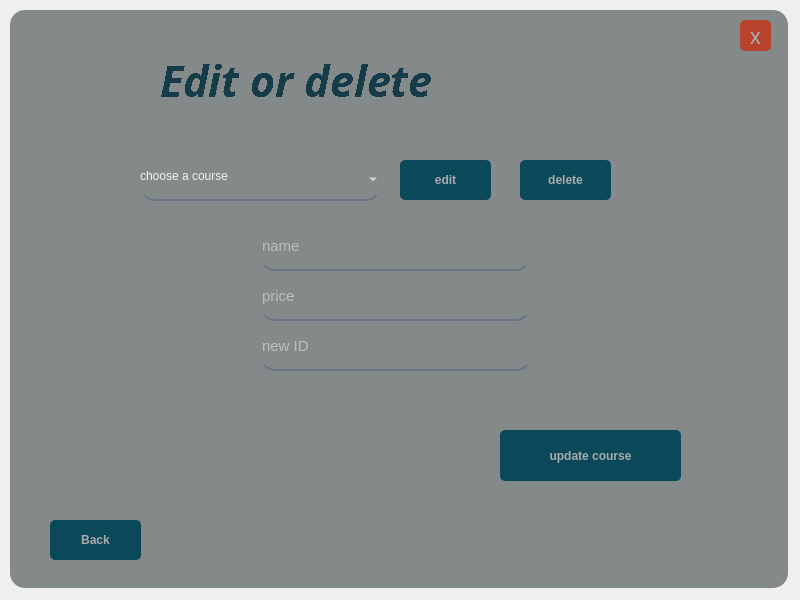
<?xml version="1.0" encoding="UTF-8"?>
<ui version="4.0">
 <class>MainWindow</class>
 <widget class="QMainWindow" name="MainWindow">
  <property name="geometry">
   <rect>
    <x>0</x>
    <y>0</y>
    <width>800</width>
    <height>600</height>
   </rect>
  </property>
  <property name="windowTitle">
   <string>MainWindow</string>
  </property>
  <widget class="QWidget" name="centralwidget">
   <widget class="QFrame" name="frame">
    <property name="geometry">
     <rect>
      <x>10</x>
      <y>10</y>
      <width>778</width>
      <height>578</height>
     </rect>
    </property>
    <property name="styleSheet">
     <string notr="true">background-color: rgb(164, 171, 172);
border-radius:15px;</string>
    </property>
    <property name="frameShape">
     <enum>QFrame::StyledPanel</enum>
    </property>
    <property name="frameShadow">
     <enum>QFrame::Raised</enum>
    </property>
    <widget class="QLabel" name="DarkShade">
     <property name="enabled">
      <bool>true</bool>
     </property>
     <property name="geometry">
      <rect>
       <x>0</x>
       <y>0</y>
       <width>778</width>
       <height>578</height>
      </rect>
     </property>
     <property name="styleSheet">
      <string notr="true">background-color:rgba(0,0,0,50);
border-radius:15px;
</string>
     </property>
     <property name="text">
      <string/>
     </property>
    </widget>
    <widget class="QPushButton" name="exit_button">
     <property name="geometry">
      <rect>
       <x>730</x>
       <y>10</y>
       <width>31</width>
       <height>31</height>
      </rect>
     </property>
     <property name="font">
      <font>
       <family>Stencil</family>
       <pointsize>16</pointsize>
      </font>
     </property>
     <property name="styleSheet">
      <string notr="true">QPushButton#exit_button{
	background-color:rgb(184, 67, 44);
	border-radius:5px;
color:rgb(170, 170, 170);
}
QPushButton#exit_button:hover{	
	background-color: qlineargradient(spread:pad, x1:0.99, y1:1, x2:0, y2:0, stop:0.119403 rgba(136, 48, 33, 255), stop:0.791045 rgba(37, 44, 38, 255));
	border-radius:5px;
color:rgb(170, 170, 170);
}
QPushButton#exit_button:pressed{
	padding-left:5px;
padding-top:5px;
	background-color: qlineargradient(spread:pad, x1:0.99, y1:1, x2:0, y2:0, stop:0.119403 rgba(4, 29, 36, 255), stop:0.791045 rgba(37, 44, 38, 255));
	border-radius:5px;
color:rgb(170, 170, 170);
}


</string>
     </property>
     <property name="text">
      <string>x</string>
     </property>
    </widget>
    <widget class="QLabel" name="Program_name">
     <property name="geometry">
      <rect>
       <x>150</x>
       <y>-10</y>
       <width>481</width>
       <height>161</height>
      </rect>
     </property>
     <property name="font">
      <font>
       <family>Cascadia Code ExtraLight</family>
       <pointsize>32</pointsize>
       <weight>75</weight>
       <italic>true</italic>
       <bold>true</bold>
       <underline>false</underline>
       <strikeout>false</strikeout>
       <stylestrategy>NoAntialias</stylestrategy>
       <kerning>true</kerning>
      </font>
     </property>
     <property name="styleSheet">
      <string notr="true">color:rgb(22, 60, 73);
background:none;</string>
     </property>
     <property name="text">
      <string>Edit or delete</string>
     </property>
    </widget>
    <widget class="QPushButton" name="BackButton">
     <property name="geometry">
      <rect>
       <x>40</x>
       <y>510</y>
       <width>91</width>
       <height>40</height>
      </rect>
     </property>
     <property name="maximumSize">
      <size>
       <width>100</width>
       <height>40</height>
      </size>
     </property>
     <property name="font">
      <font>
       <pointsize>9</pointsize>
       <weight>75</weight>
       <bold>true</bold>
      </font>
     </property>
     <property name="styleSheet">
      <string notr="true">QPushButton#BackButton{
	
	
	background-color: rgb(11, 72, 89);
	border-radius:5px;
color:rgb(170, 170, 170);
}
QPushButton#BackButton:hover{	
	background-color: qlineargradient(spread:pad, x1:0.99, y1:1, x2:0, y2:0, stop:0.119403 rgba(19, 122, 150, 255), stop:0.791045 rgba(37, 44, 38, 255));
	border-radius:5px;
color:rgb(170, 170, 170);
}
QPushButton#BackButton:pressed{
	padding-left:5px;
padding-top:5px;
	background-color: qlineargradient(spread:pad, x1:0.99, y1:1, x2:0, y2:0, stop:0.119403 rgba(4, 29, 36, 255), stop:0.791045 rgba(37, 44, 38, 255));
	border-radius:5px;
color:rgb(170, 170, 170);
}

</string>
     </property>
     <property name="text">
      <string>Back</string>
     </property>
    </widget>
    <widget class="QPushButton" name="edit_Button">
     <property name="geometry">
      <rect>
       <x>390</x>
       <y>150</y>
       <width>91</width>
       <height>40</height>
      </rect>
     </property>
     <property name="maximumSize">
      <size>
       <width>100</width>
       <height>40</height>
      </size>
     </property>
     <property name="font">
      <font>
       <pointsize>9</pointsize>
       <weight>75</weight>
       <bold>true</bold>
      </font>
     </property>
     <property name="styleSheet">
      <string notr="true">QPushButton#edit_Button{
	
	
	background-color: rgb(11, 72, 89);
	border-radius:5px;
color:rgb(170, 170, 170);
}
QPushButton#edit_Button:hover{	
	background-color: qlineargradient(spread:pad, x1:0.99, y1:1, x2:0, y2:0, stop:0.119403 rgba(19, 122, 150, 255), stop:0.791045 rgba(37, 44, 38, 255));
	border-radius:5px;
color:rgb(170, 170, 170);
}
QPushButton#edit_Button:pressed{
	padding-left:5px;
padding-top:5px;
	background-color: qlineargradient(spread:pad, x1:0.99, y1:1, x2:0, y2:0, stop:0.119403 rgba(4, 29, 36, 255), stop:0.791045 rgba(37, 44, 38, 255));
	border-radius:5px;
color:rgb(170, 170, 170);
}

</string>
     </property>
     <property name="text">
      <string>edit</string>
     </property>
    </widget>
    <widget class="QPushButton" name="delete_Button">
     <property name="geometry">
      <rect>
       <x>510</x>
       <y>150</y>
       <width>91</width>
       <height>40</height>
      </rect>
     </property>
     <property name="maximumSize">
      <size>
       <width>100</width>
       <height>40</height>
      </size>
     </property>
     <property name="font">
      <font>
       <pointsize>9</pointsize>
       <weight>75</weight>
       <bold>true</bold>
      </font>
     </property>
     <property name="styleSheet">
      <string notr="true">QPushButton#delete_Button{
	
	
	background-color: rgb(11, 72, 89);
	border-radius:5px;
color:rgb(170, 170, 170);
}
QPushButton#delete_Button:hover{	
	background-color: qlineargradient(spread:pad, x1:0.99, y1:1, x2:0, y2:0, stop:0.119403 rgba(19, 122, 150, 255), stop:0.791045 rgba(37, 44, 38, 255));
	border-radius:5px;
color:rgb(170, 170, 170);
}
QPushButton#delete_Button:pressed{
	padding-left:5px;
padding-top:5px;
	background-color: qlineargradient(spread:pad, x1:0.99, y1:1, x2:0, y2:0, stop:0.119403 rgba(4, 29, 36, 255), stop:0.791045 rgba(37, 44, 38, 255));
	border-radius:5px;
color:rgb(170, 170, 170);
}

</string>
     </property>
     <property name="text">
      <string>delete</string>
     </property>
    </widget>
    <widget class="QLineEdit" name="name">
     <property name="geometry">
      <rect>
       <x>250</x>
       <y>220</y>
       <width>271</width>
       <height>41</height>
      </rect>
     </property>
     <property name="font">
      <font>
       <pointsize>11</pointsize>
      </font>
     </property>
     <property name="styleSheet">
      <string notr="true">background-color: rgba(0, 0, 0,0);
border:none;
border-bottom:2px solid rgba(105,118,132,255);
color:rgba(255, 255, 255,230);
padding-bottom:7px;</string>
     </property>
     <property name="placeholderText">
      <string>name</string>
     </property>
    </widget>
    <widget class="QLineEdit" name="price">
     <property name="geometry">
      <rect>
       <x>250</x>
       <y>270</y>
       <width>271</width>
       <height>41</height>
      </rect>
     </property>
     <property name="font">
      <font>
       <pointsize>11</pointsize>
      </font>
     </property>
     <property name="styleSheet">
      <string notr="true">background-color: rgba(0, 0, 0,0);
border:none;
border-bottom:2px solid rgba(105,118,132,255);
color:rgba(255, 255, 255,230);
padding-bottom:7px;</string>
     </property>
     <property name="placeholderText">
      <string>price</string>
     </property>
    </widget>
    <widget class="QComboBox" name="course_Id_Box">
     <property name="geometry">
      <rect>
       <x>130</x>
       <y>150</y>
       <width>241</width>
       <height>41</height>
      </rect>
     </property>
     <property name="styleSheet">
      <string notr="true">background-color: rgba(0, 0, 0,0);
border:none;
border-bottom:2px solid rgba(105,118,132,255);
color:rgba(255, 255, 255,230);
padding-bottom:7px;</string>
     </property>
     <property name="placeholderText">
      <string/>
     </property>
     <item>
      <property name="text">
       <string>choose a course</string>
      </property>
     </item>
    </widget>
    <widget class="QPushButton" name="update_Button">
     <property name="geometry">
      <rect>
       <x>490</x>
       <y>420</y>
       <width>181</width>
       <height>51</height>
      </rect>
     </property>
     <property name="font">
      <font>
       <pointsize>9</pointsize>
       <weight>75</weight>
       <bold>true</bold>
      </font>
     </property>
     <property name="styleSheet">
      <string notr="true">QPushButton#update_Button{
	
	
	background-color: rgb(11, 72, 89);
	border-radius:5px;
color:rgb(170, 170, 170);
}
QPushButton#update_Button:hover{	
	background-color: qlineargradient(spread:pad, x1:0.99, y1:1, x2:0, y2:0, stop:0.119403 rgba(19, 122, 150, 255), stop:0.791045 rgba(37, 44, 38, 255));
	border-radius:5px;
color:rgb(170, 170, 170);
}
QPushButton#update_Button:pressed{
	padding-left:5px;
padding-top:5px;
	background-color: qlineargradient(spread:pad, x1:0.99, y1:1, x2:0, y2:0, stop:0.119403 rgba(4, 29, 36, 255), stop:0.791045 rgba(37, 44, 38, 255));
	border-radius:5px;
color:rgb(170, 170, 170);
}

</string>
     </property>
     <property name="text">
      <string>update course</string>
     </property>
    </widget>
    <widget class="QLineEdit" name="new_id">
     <property name="geometry">
      <rect>
       <x>250</x>
       <y>320</y>
       <width>271</width>
       <height>41</height>
      </rect>
     </property>
     <property name="font">
      <font>
       <pointsize>11</pointsize>
      </font>
     </property>
     <property name="styleSheet">
      <string notr="true">background-color: rgba(0, 0, 0,0);
border:none;
border-bottom:2px solid rgba(105,118,132,255);
color:rgba(255, 255, 255,230);
padding-bottom:7px;</string>
     </property>
     <property name="placeholderText">
      <string>new ID</string>
     </property>
    </widget>
    <widget class="QLabel" name="note_msg">
     <property name="geometry">
      <rect>
       <x>260</x>
       <y>380</y>
       <width>261</width>
       <height>21</height>
      </rect>
     </property>
     <property name="styleSheet">
      <string notr="true">font: 10pt &quot;MS Shell Dlg 2&quot;;
background-color: rgba(255, 255, 255, 0);
color: rgb(143,0,0);</string>
     </property>
     <property name="text">
      <string/>
     </property>
    </widget>
   </widget>
  </widget>
 </widget>
 <resources/>
 <connections/>
</ui>
